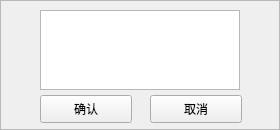
<?xml version="1.0" encoding="UTF-8"?>
<ui version="4.0">
 <class>IsScoreInWindow</class>
 <widget class="QWidget" name="IsScoreInWindow">
  <property name="geometry">
   <rect>
    <x>0</x>
    <y>0</y>
    <width>280</width>
    <height>130</height>
   </rect>
  </property>
  <property name="minimumSize">
   <size>
    <width>280</width>
    <height>130</height>
   </size>
  </property>
  <property name="maximumSize">
   <size>
    <width>280</width>
    <height>130</height>
   </size>
  </property>
  <property name="windowTitle">
   <string>检查</string>
  </property>
  <widget class="QFrame" name="frame">
   <property name="geometry">
    <rect>
     <x>0</x>
     <y>0</y>
     <width>280</width>
     <height>130</height>
    </rect>
   </property>
   <property name="minimumSize">
    <size>
     <width>280</width>
     <height>130</height>
    </size>
   </property>
   <property name="maximumSize">
    <size>
     <width>180</width>
     <height>130</height>
    </size>
   </property>
   <property name="frameShape">
    <enum>QFrame::StyledPanel</enum>
   </property>
   <property name="frameShadow">
    <enum>QFrame::Raised</enum>
   </property>
   <widget class="QTextBrowser" name="Info">
    <property name="geometry">
     <rect>
      <x>40</x>
      <y>10</y>
      <width>200</width>
      <height>80</height>
     </rect>
    </property>
   </widget>
   <widget class="QPushButton" name="YesBtn">
    <property name="geometry">
     <rect>
      <x>40</x>
      <y>95</y>
      <width>92</width>
      <height>28</height>
     </rect>
    </property>
    <property name="text">
     <string>确认</string>
    </property>
   </widget>
   <widget class="QPushButton" name="NoBtn">
    <property name="geometry">
     <rect>
      <x>150</x>
      <y>95</y>
      <width>92</width>
      <height>28</height>
     </rect>
    </property>
    <property name="text">
     <string>取消</string>
    </property>
   </widget>
  </widget>
 </widget>
 <layoutdefault spacing="6" margin="11"/>
 <resources/>
 <connections/>
</ui>
